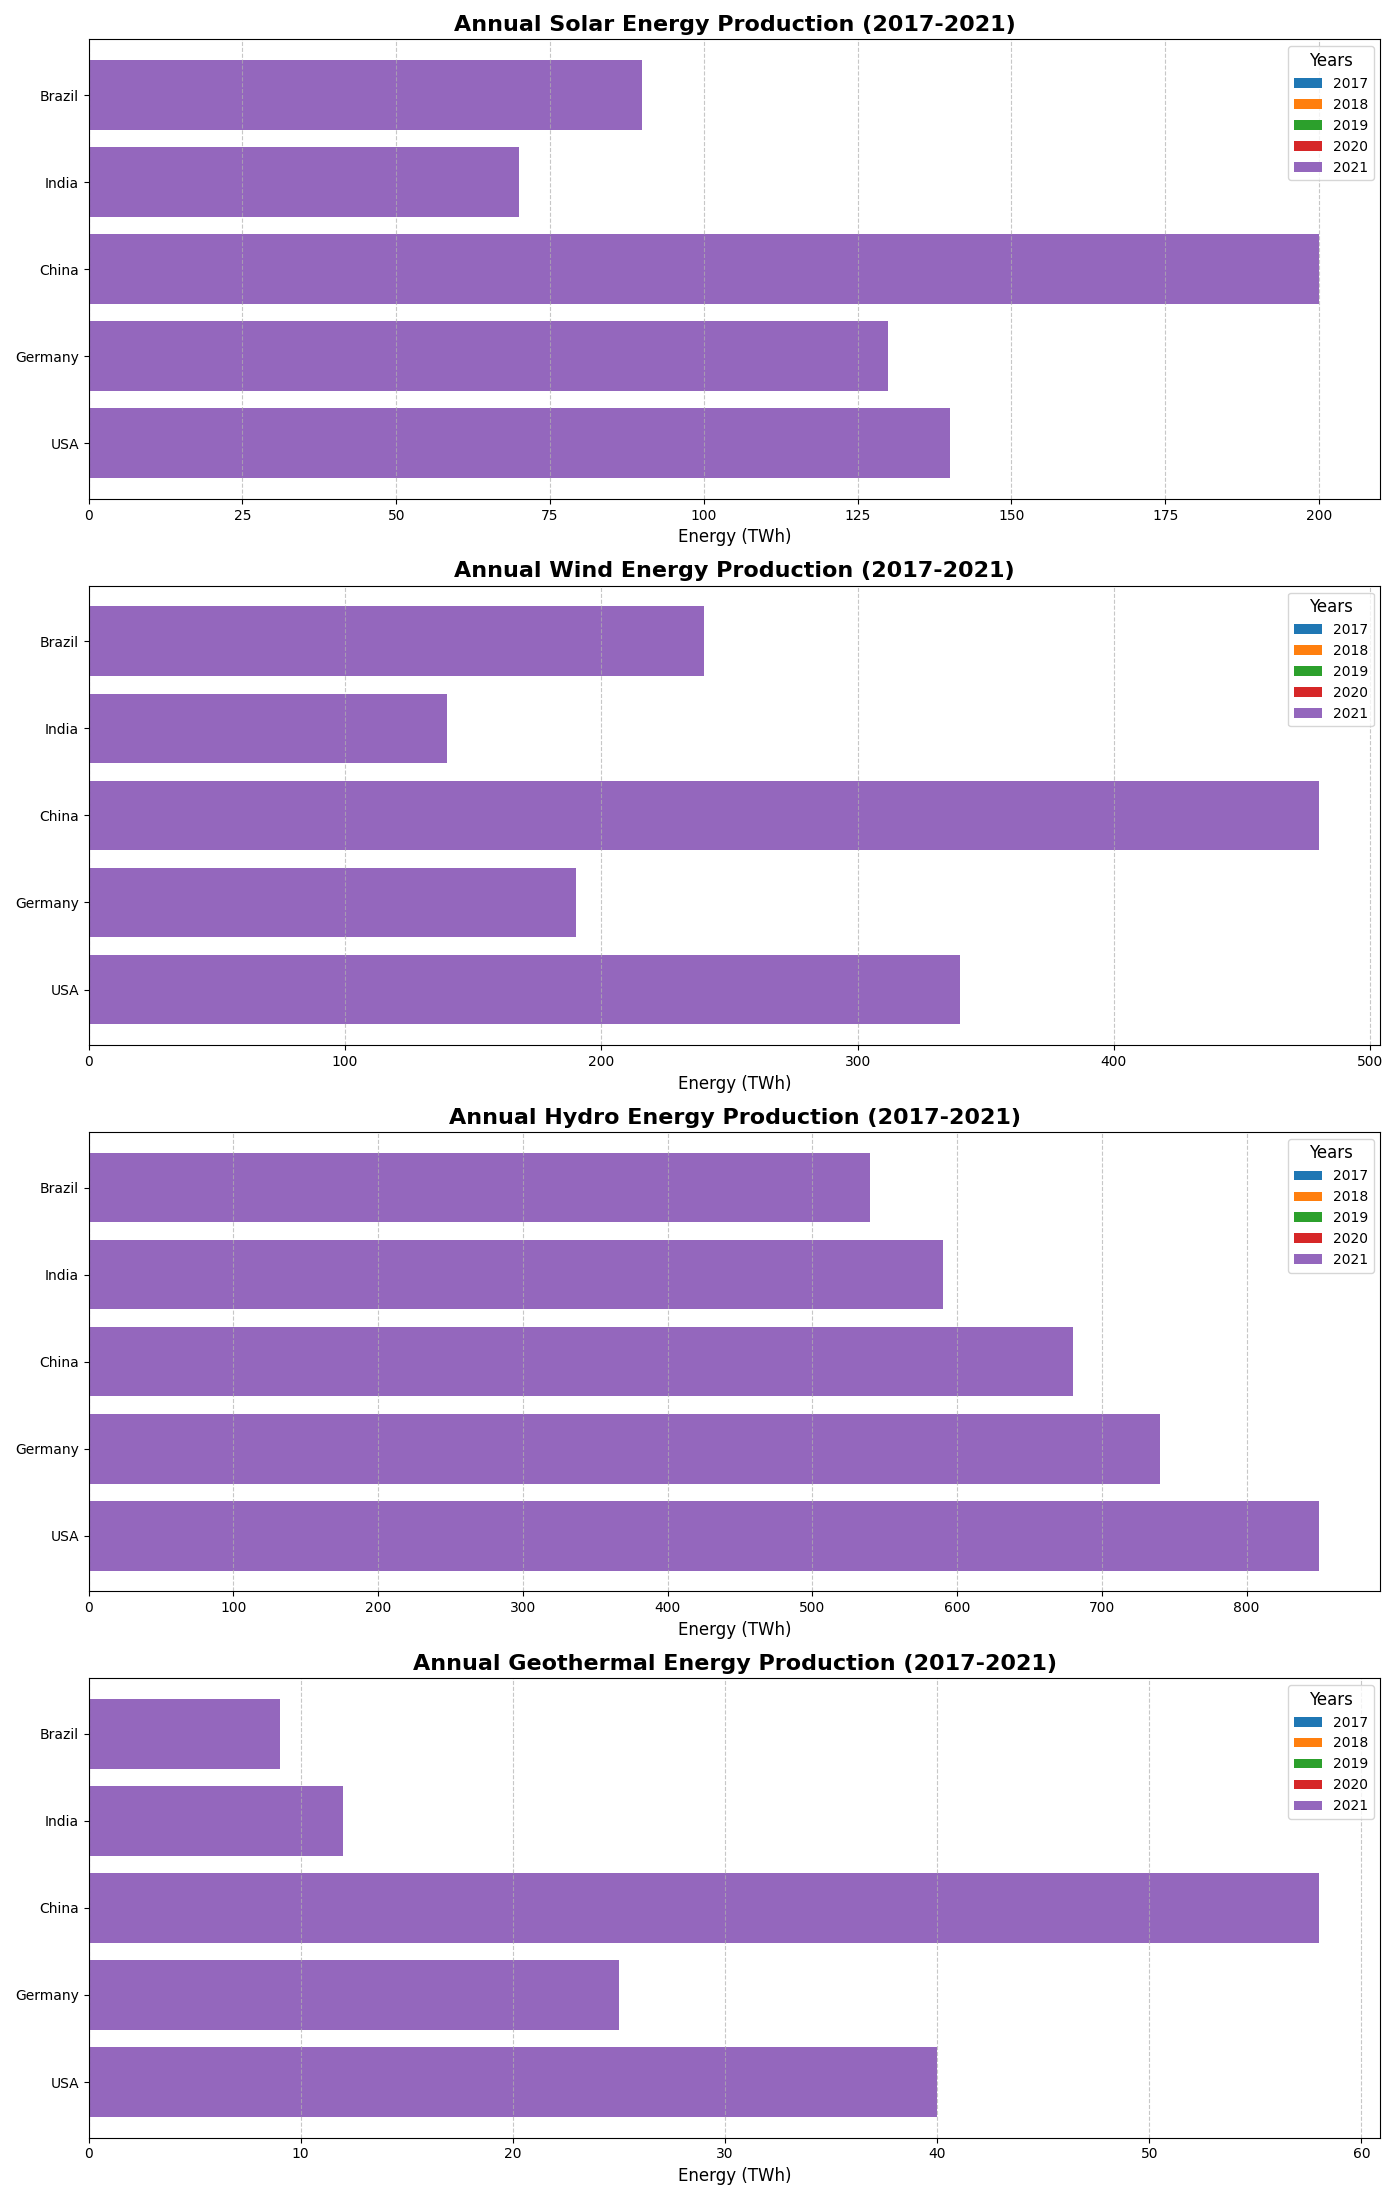

This chart was generated by the following Python code:
import matplotlib.pyplot as plt
import numpy as np

countries = ['USA', 'Germany', 'China', 'India', 'Brazil']
years = ['2017', '2018', '2019', '2020', '2021']
solar_energy = np.array([
    [100, 110, 120, 130, 140], 
    [90, 100, 110, 120, 130], 
    [150, 160, 170, 180, 200], 
    [50, 55, 60, 65, 70], 
    [70, 75, 80, 85, 90]
])
wind_energy = np.array([
    [300, 310, 320, 330, 340], 
    [150, 160, 170, 180, 190], 
    [400, 420, 440, 460, 480], 
    [100, 110, 120, 130, 140], 
    [200, 210, 220, 230, 240]
])
hydro_energy = np.array([
    [800, 810, 820, 830, 850], 
    [700, 710, 720, 730, 740], 
    [600, 620, 640, 660, 680], 
    [550, 560, 570, 580, 590], 
    [500, 510, 520, 530, 540]
])
geothermal_energy = np.array([
    [20, 25, 30, 35, 40], 
    [15, 18, 20, 22, 25], 
    [50, 52, 54, 56, 58], 
    [8, 9, 10, 11, 12], 
    [5, 6, 7, 8, 9]
])

# Update the figure to accommodate an additional subplot
fig, axes = plt.subplots(4, 1, figsize=(14, 22))
fig.subplots_adjust(hspace=0.4)

# Horizontal Bar chart for Solar Energy
for i in range(len(years)):
    axes[0].barh(
        countries, solar_energy[:, i], label=years[i]
    )
axes[0].set_title('Annual Solar Energy Production (2017-2021)', fontsize=16, fontweight='bold')
axes[0].set_xlabel('Energy (TWh)', fontsize=12)
axes[0].legend(title='Years', fontsize=10, loc='upper right', bbox_to_anchor=(1, 1), title_fontsize='12')
axes[0].grid(axis='x', linestyle='--', alpha=0.7)

# Horizontal Bar chart for Wind Energy
for i in range(len(years)):
    axes[1].barh(
        countries, wind_energy[:, i], label=years[i]
    )
axes[1].set_title('Annual Wind Energy Production (2017-2021)', fontsize=16, fontweight='bold')
axes[1].set_xlabel('Energy (TWh)', fontsize=12)
axes[1].legend(title='Years', fontsize=10, loc='upper right', bbox_to_anchor=(1, 1), title_fontsize='12')
axes[1].grid(axis='x', linestyle='--', alpha=0.7)

# Horizontal Bar chart for Hydro Energy
for i in range(len(years)):
    axes[2].barh(
        countries, hydro_energy[:, i], label=years[i]
    )
axes[2].set_title('Annual Hydro Energy Production (2017-2021)', fontsize=16, fontweight='bold')
axes[2].set_xlabel('Energy (TWh)', fontsize=12)
axes[2].legend(title='Years', fontsize=10, loc='upper right', bbox_to_anchor=(1, 1), title_fontsize='12')
axes[2].grid(axis='x', linestyle='--', alpha=0.7)

# Horizontal Bar chart for Geothermal Energy
for i in range(len(years)):
    axes[3].barh(
        countries, geothermal_energy[:, i], label=years[i]
    )
axes[3].set_title('Annual Geothermal Energy Production (2017-2021)', fontsize=16, fontweight='bold')
axes[3].set_xlabel('Energy (TWh)', fontsize=12)
axes[3].legend(title='Years', fontsize=10, loc='upper right', bbox_to_anchor=(1, 1), title_fontsize='12')
axes[3].grid(axis='x', linestyle='--', alpha=0.7)

# Adjust layout for better visibility
plt.tight_layout()

# Display the plot
plt.show()
